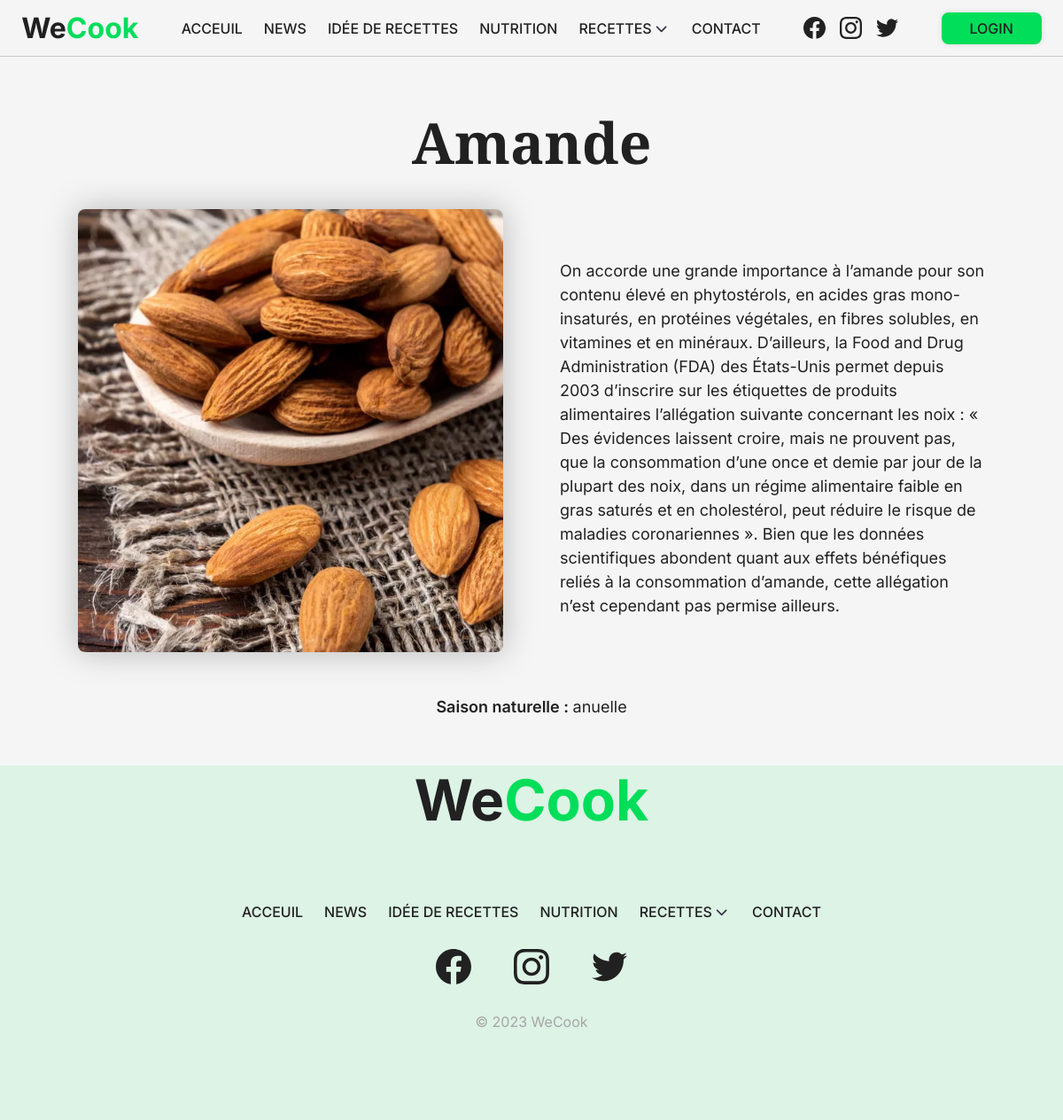
/public/ingredient/40, run on the app's committed database.
### tables this page shows
CREATE TABLE `Ingredient` (
  `id` int(11) NOT NULL,
  `nom` text NOT NULL,
  `description` text NOT NULL,
  `image` text NOT NULL,
  `saison` text NOT NULL
);

### app/controllers/Ingredient.php (called while the page is built, shortened)
<?php
class Ingredient
{
    public function index()
    {
        $URL = $_GET['url'];
        $URL = explode("/", trim($URL, "/"));
        $id = $URL[1];
        $model = new IngredientModel;
        $data = $model->getById($id);
        $this->view("ingredient", $data);
    }
}

### app/core/App.php (called while the page is built, shortened)
<?php
require_once "Database.php";
class App
{
	private $method = 'index';
	public function splitURL()
	{
		$URL = $_GET['url'] ?? 'home';
		$URL = explode("/", trim($URL, "/"));
		return $URL;
	}
	public function loadController()
	{
		$URL = $this->splitURL();
		$filename = "../app/controllers/" . ucfirst($URL[0]) . ".php";
		if (file_exists($filename)) {
			unset($URL[0]);
		} else {
			$filename = "../app/controllers/_404.php";
			require $filename;
			$this->controller = "_404";
		}
		$controller = new $this->controller;
		call_user_func_array([$controller, $this->method], $URL);
	}
}

### public/index.php (called while the page is built, shortened)
<?php
$app = new App;
$app->loadController();

### app/core/Database.php (called while the page is built, shortened)
<?php
trait Database
{
	private function connect()
	{
		try {
			$string = "mysql:hostname=" . DBHOST . ";dbname=" . DBNAME;
			$con = new PDO($string, DBUSER, DBPASS);
		} catch (PDOException $e) {
			echo 'Échec de la connexion : ' . $e->getMessage();
			$con = null;
		}
		return $con;
	}
	public function get_row($query, $data = [])
	{
		$con = $this->connect();
		$stm = $con->prepare($query);
		$check = $stm->execute($data);
		if ($check) {
			$result = $stm->fetchAll(PDO::FETCH_OBJ);
			if (is_array($result) && count($result)) {
				return $result[0];
			}
		}
		return false;
	}
}

### app/core/Model.php (called while the page is built, shortened)
<?php
trait Model
{
	public function getById($id)
	{
		$query = "select * from $this->table where id = :id";
		$data = array("id" => $id);
		return $this->get_row($query, $data);
	}
}

### app/views/ingredient.view.php (the view)
<?php
require_once "shared/mainLayout.php";
require_once "shared/main.php";
class IngredientView
{
    private $data;
    public function __construct($data)
    {
        $this->data = $data;
    }
    public function display()
    {
        $main = new MainLayout();
        function content($data)
        {
?>
            <div class="ingredient-page">
                <h1>
                    <?php echo $data->nom; ?>
                </h1>
                <div class="ing-head">
                    <img src="<?php echo $data->image; ?>" alt="">
                    <p>
                        <?php echo $data->description; ?>
                    </p>
                </div>
                <p class="season"><span>
                        Saison naturelle :
                    </span> <?php if ($data->saison == "") {
                                echo "Disponible tout le temps";
                            } else {
                                echo $data->saison;
                            }
                            ?></p>
            </div>
<?php
        };
        $pass = $this->data;
        $main->displayLayout($this->data->nom, function () use ($pass) {
            return
                content($pass);
        });
    }
}

### public/assets/css/style.css (style rules this page uses)
* { margin: 0; padding: 0; box-sizing: border-box; font-family: "Inter", sans-serif; -webkit-user-drag: none; color: rgb(var(--dark)); }
body { overflow-x: hidden; background-color: rgb(var(--bg)); }
.ingredient-page { width: 100vw; min-height: 100vh; display: flex; flex-direction: column; align-items: center; justify-content: center; gap: 32px; }
.ingredient-page h1 { font-family: "Playfair Display", serif; font-size: 64px; }
.ingredient-page img { width: 40vw; height: 500px; object-fit: cover; border-radius: 8px; margin-bottom: 16px; box-shadow: 0px 0px 37px 0px rgba(0, 0, 0, 0.25); -webkit-box-shadow: 0px 0px 37px 0px rgba(0, 0, 0, 0.25); -moz-box-shadow: 0px 0px 37px 0px rgba(0, 0, 0, 0.25); }
.ingredient-page p { width: 40vw; font-size: 18px; line-height: 1.5; }
.ing-head { display: flex; align-items: center; justify-content: center; gap: 64px; }
.season { text-align: center; }
.season span { font-size: 18px; font-weight: 600; }

### data on the page
ingredient: nom "Amande", image (picture), description "On accorde une grande importance à l’amande pour son contenu élevé en phytostérols, en acides gras mono-insaturés, en protéines végétales, en fibres solubles, en vitamines et en minéraux. D’ailleurs, la Food and Drug Administration (FDA) des États-Unis permet depuis 2003 d’inscrire sur les étiquettes de produits alimentaires l’allégation suivante concernant les noix : « Des évidences laissent croire, mais ne prouvent pas, que la consommation d’une once et demie par jour de la plupart des noix, dans un régime alimentaire faible en gras saturés et en cholestérol, peut réduire le risque de maladies coronariennes ». Bien que les données scientifiques abondent quant aux effets bénéfiques reliés…", saison "anuelle"
